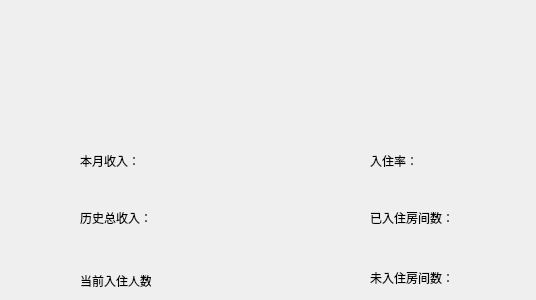
      <widget class="QWidget" name="page_31">
       <widget class="QLabel" name="label_111">
        <property name="geometry">
         <rect>
          <x>370</x>
          <y>150</y>
          <width>61</width>
          <height>21</height>
         </rect>
        </property>
        <property name="text">
         <string>入住率：</string>
        </property>
       </widget>
       <widget class="QLabel" name="label_113">
        <property name="geometry">
         <rect>
          <x>80</x>
          <y>150</y>
          <width>61</width>
          <height>21</height>
         </rect>
        </property>
        <property name="text">
         <string>本月收入：</string>
        </property>
       </widget>
       <widget class="QLabel" name="label_114">
        <property name="geometry">
         <rect>
          <x>80</x>
          <y>210</y>
          <width>71</width>
          <height>16</height>
         </rect>
        </property>
        <property name="text">
         <string>历史总收入：</string>
        </property>
       </widget>
       <widget class="QLabel" name="label_115">
        <property name="geometry">
         <rect>
          <x>80</x>
          <y>270</y>
          <width>71</width>
          <height>21</height>
         </rect>
        </property>
        <property name="text">
         <string>当前入住人数：</string>
        </property>
       </widget>
       <widget class="QLabel" name="label_116">
        <property name="geometry">
         <rect>
          <x>480</x>
          <y>150</y>
          <width>47</width>
          <height>21</height>
         </rect>
        </property>
        <property name="text">
         <string/>
        </property>
       </widget>
       <widget class="QLabel" name="label_117">
        <property name="geometry">
         <rect>
          <x>220</x>
          <y>150</y>
          <width>51</width>
          <height>21</height>
         </rect>
        </property>
        <property name="text">
         <string/>
        </property>
       </widget>
       <widget class="QLabel" name="label_118">
        <property name="geometry">
         <rect>
          <x>220</x>
          <y>210</y>
          <width>47</width>
          <height>21</height>
         </rect>
        </property>
        <property name="text">
         <string/>
        </property>
       </widget>
       <widget class="QLabel" name="label_119">
        <property name="geometry">
         <rect>
          <x>220</x>
          <y>270</y>
          <width>47</width>
          <height>21</height>
         </rect>
        </property>
        <property name="text">
         <string/>
        </property>
       </widget>
       <widget class="QLabel" name="label_120">
        <property name="geometry">
         <rect>
          <x>370</x>
          <y>210</y>
          <width>81</width>
          <height>16</height>
         </rect>
        </property>
        <property name="text">
         <string>已入住房间数：</string>
        </property>
       </widget>
       <widget class="QLabel" name="label_121">
        <property name="geometry">
         <rect>
          <x>480</x>
          <y>210</y>
          <width>47</width>
          <height>21</height>
         </rect>
        </property>
        <property name="text">
         <string/>
        </property>
       </widget>
       <widget class="QLabel" name="label_122">
        <property name="geometry">
         <rect>
          <x>370</x>
          <y>270</y>
          <width>81</width>
          <height>16</height>
         </rect>
        </property>
        <property name="text">
         <string>未入住房间数：</string>
        </property>
       </widget>
       <widget class="QLabel" name="label_123">
        <property name="geometry">
         <rect>
          <x>480</x>
          <y>270</y>
          <width>47</width>
          <height>21</height>
         </rect>
        </property>
        <property name="text">
         <string/>
        </property>
       </widget>
      </widget>
